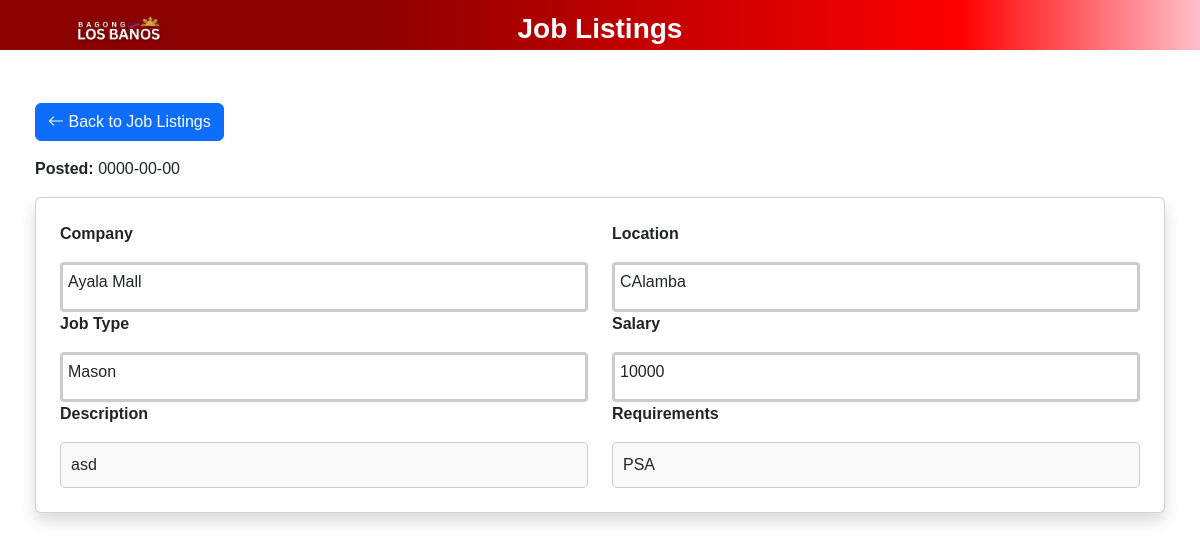
The page /jobdetails.php?id=2 on the database its author committed.
### tables this page shows
CREATE TABLE `job_post` (
  `id` int(255) NOT NULL,
  `employer_id` int(255) NOT NULL,
  `job_title` varchar(255) NOT NULL,
  `company_name` varchar(255) NOT NULL,
  `job_type` varchar(255) NOT NULL,
  `salary` varchar(255) NOT NULL,
  `job_description` varchar(255) NOT NULL,
  `selected_option` varchar(255) NOT NULL,
  `vacant` int(255) NOT NULL,
  `requirement` varchar(255) NOT NULL,
  `work_location` varchar(255) NOT NULL,
  `education` varchar(255) NOT NULL,
  `remarks` varchar(255) NOT NULL,
  `date_posted` date NOT NULL,
  `is_active` tinyint(6) NOT NULL
);

### jobdetails.php (the view, shortened to what this page needs)
<?php
include 'db.php';
$jobId = (int)$_GET['id'];
$query = "SELECT * FROM job_post WHERE id = $jobId";
$result = $conn->query($query);
$job = $result->fetch_assoc();
?>
<!DOCTYPE html>
<html lang="en">
<head>
    <link href="https://cdn.jsdelivr.net/npm/bootstrap@5.3.0-alpha3/dist/css/bootstrap.min.css" rel="stylesheet">
    <link rel="stylesheet" href="https://cdn.jsdelivr.net/npm/bootstrap-icons/font/bootstrap-icons.css">
    <link rel="stylesheet" href="joblist.css">
</head>
<body>
<div class="header">
    <div class="container">
        <div class="row">
            <div class="col-md-2">
                <a href="index.php" style="display: block; text-decoration: none;">
                    <img src="img/logolb.png" alt="lblogo" style="height: 50px;">
                </a>
            </div>
            <div class="col-md-8">
                <h3 style="margin-top: 5px; font-weight: 900; color: #ffffff;">Job Listings</h3>
            </div>
        </div>
    </div>
</div>
<div class="container mt-5">
    <a href="joblist.php" class="btn btn-primary mb-3"><i class="bi bi-arrow-left"></i> Back to Job Listings</a>
    <p><strong>Posted:</strong> <?= htmlspecialchars($job['date_posted']) ?></p>
    <div class="card shadow p-4">
        <div class="row">
            <div class="col-md-6">
                <p><strong>Company</strong></p>
                <div class="skeleton"><?= htmlspecialchars($job['company_name']) ?></div>
                <p><strong>Job Type</strong></p>
                <div class="skeleton"><?= htmlspecialchars($job['job_type']) ?></div>
                <p><strong>Description</strong></p>
                <div class="scrollable-box"><?= nl2br(htmlspecialchars($job['job_description'])) ?></div>
            </div>
            <div class="col-md-6">
                <p><strong>Location</strong></p>
                <div class="skeleton"><?= htmlspecialchars($job['work_location']) ?></div>
                <p><strong>Salary</strong></p>
                <div class="skeleton"><?= htmlspecialchars($job['salary']) ?></div>
                <p><strong>Requirements</strong></p>
                <div class="scrollable-box"><?= nl2br(htmlspecialchars($job['requirement'])) ?></div>
            </div>
        </div>
    </div>
</div>
</body>
</html>

### joblist.css (style rules this page uses)
body { font-family: Arial, sans-serif; }
.header { background: linear-gradient(to right, #8B0000 30%, #FF0000 80%, #FFC0CB 100%); color: white; height: 50px; width: 100%; text-align: center; }
.container { padding: 5px; }
.col-md-2, .col-md-8 { padding: 2px; }

### jobdetails.php (style rules this page uses)
.skeleton { background: rgb(255, 255, 255); height: 50px; border-radius: 4px; margin-top: 5px; border: 3px solid #ccc; padding: 5px; }
.scrollable-box { max-height: 150px; overflow-y: auto; padding: 10px; border: 1px solid #ccc; background: #f9f9f9; border-radius: 5px; }

### rows shown on the page
job_post: date_posted "0000-00-00", company_name "Ayala Mall", job_type "Mason", job_description "asd", work_location "CAlamba", salary "10000", requirement "PSA"
